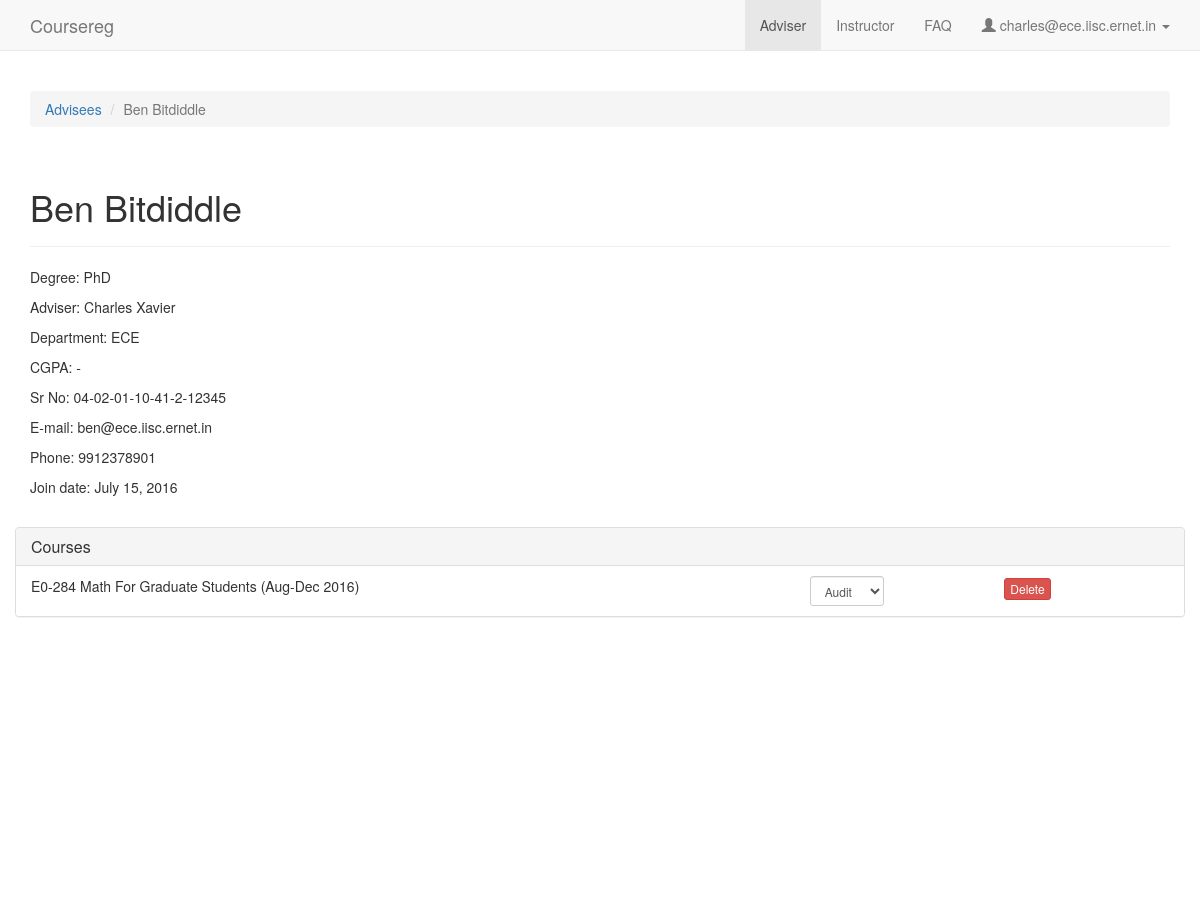
Before: /adviser/3 (signed in) with the older database file.
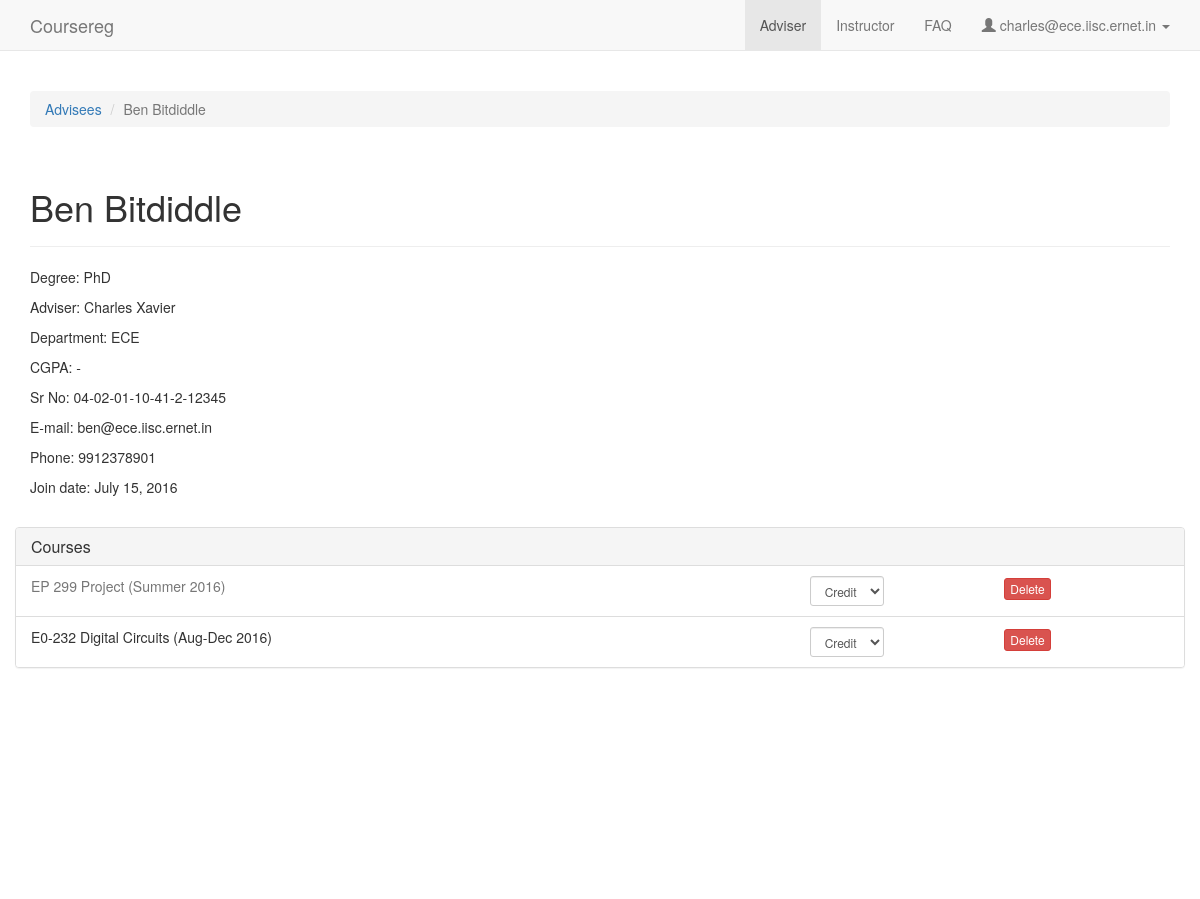
After: the same page with the newer database file.
### coursereg/models.py (models this page shows, shortened)
class User(AbstractBaseUser, PermissionsMixin):
    USER_TYPE_STUDENT = 0
    USER_TYPE_FACULTY = 1
    USER_TYPE_DCC = 2
    USER_TYPE_OTHER = 3
    USER_TYPE_CHOICES = (
        (USER_TYPE_STUDENT, "Student"),
        (USER_TYPE_FACULTY, "Faculty"),
        (USER_TYPE_DCC, "DCC"),
        (USER_TYPE_OTHER, "Other"),
    )
    email = models.EmailField(max_length=254, unique=True)
    full_name = models.CharField(max_length=250)
    user_type = models.IntegerField(default=USER_TYPE_OTHER, choices=USER_TYPE_CHOICES)
    adviser = models.ForeignKey('self', null=True, blank=True, on_delete=models.CASCADE, limit_choices_to={'user_type': USER_TYPE_FACULTY})
    degree = models.ForeignKey(Degree, on_delete=models.CASCADE, null=True, blank=True)
    department = models.ForeignKey(Department, on_delete=models.CASCADE, null=True)
    date_joined = models.DateTimeField(default=timezone.now)
    sr_no = models.CharField(max_length=200, default='-')
    telephone = models.CharField(max_length=100, default='', blank=True)
    is_dcc_review_pending = models.BooleanField(default=False)
    auto_advisee_approve = models.BooleanField(default=False)
    is_staff = models.BooleanField(default=False)
    is_active = models.BooleanField(default=True)
    objects = CustomUserManager()
    USERNAME_FIELD = 'email'
    REQUIRED_FIELDS = []
    def is_adviser_review_pending(self):
        if self.user_type == User.USER_TYPE_STUDENT:
            return Participant.objects.filter(user=self, is_adviser_approved=False).first()
    def cgpa(self):
        if self.user_type == User.USER_TYPE_STUDENT:
            total_credits = 0
            total_grade_points = 0
            for p in Participant.objects.filter(user=self, is_credit=True).exclude(is_drop=False).exclude(should_count_towards_cgpa=False):
                if p.course.should_count_towards_cgpa and p.grade and p.grade.should_count_towards_cgpa:
                    total_credits += p.course.credits
                    total_grade_points += p.grade.points * p.course.credits
            if total_credits > 0:
                return "%.1f" % (total_grade_points * 1.0 / total_credits)
        return '-'

class Degree(models.Model):
    name = models.CharField(max_length=100)
    is_active = models.BooleanField(default=True)
    def __unicode__(self):
        return self.name

class Department(models.Model):
    name = models.CharField(max_length=100)
    abbreviation = models.CharField(max_length=100, default='-')
    is_active = models.BooleanField(default=True)
    def __unicode__(self):
        return self.abbreviation

class Participant(models.Model):
    PARTICIPANT_STUDENT = 0
    PARTICIPANT_INSTRUCTOR = 1
    PARTICIPANT_TA = 2
    PARTICIPANT_CHOICES = (
        (PARTICIPANT_STUDENT, 'Student'),
        (PARTICIPANT_INSTRUCTOR, 'Instructor'),
        (PARTICIPANT_TA, 'TA'),
    )
    user = models.ForeignKey('User', on_delete=models.CASCADE)
    course = models.ForeignKey('Course', on_delete=models.CASCADE)
    participant_type = models.IntegerField(default=PARTICIPANT_INSTRUCTOR, choices=PARTICIPANT_CHOICES)
    is_credit = models.BooleanField(default=True)
    is_drop = models.BooleanField(default=False)
    is_drop_mentioned = models.BooleanField(default=False)
    grade = models.ForeignKey('Grade', on_delete=models.CASCADE, blank=True, default=get_default_grade)
    is_adviser_approved = models.BooleanField(default=False)
    is_instructor_approved = models.BooleanField(default=False)
    should_count_towards_cgpa = models.BooleanField(default=True)

class Course(models.Model):
    num = models.CharField(max_length=100)
    title = models.CharField(max_length=200)
    department = models.ForeignKey(Department, on_delete=models.CASCADE)
    term = models.ForeignKey(Term, default=get_recent_term)
    year = models.CharField(max_length=4, default=get_recent_year)
    num_credits = models.IntegerField(default=3, verbose_name="Number of credits")
    credit_label = models.CharField(max_length=100, default='', verbose_name="Credit split (ex: 3:0)", blank=True)
    should_count_towards_cgpa = models.BooleanField(default=True)
    auto_adviser_approve = models.BooleanField(default=False)
    auto_instructor_approve = models.BooleanField(default=False)
    last_reg_date = models.DateTimeField(verbose_name="Last registration date", default=get_recent_last_reg_date)
    last_adviser_approval_date = models.DateTimeField(verbose_name="Last adviser approval date", default=get_recent_last_adviser_approval_date)
    last_instructor_approval_date = models.DateTimeField(verbose_name="Last instructor approval date", default=get_recent_last_instructor_approval_date)
    last_conversion_date = models.DateTimeField(verbose_name="Last credit/audit conversion date", default=get_recent_last_conversion_date)
    last_drop_date = models.DateTimeField(verbose_name="Last drop date", default=get_recent_last_drop_date)
    last_drop_with_mention_date = models.DateTimeField(verbose_name="Last drop with mention date", default=get_recent_last_drop_with_mention_date)
    last_grade_date = models.DateTimeField(verbose_name="Last grade date", default=get_recent_last_grade_date)
    created_at = models.DateTimeField(auto_now_add=True)
    updated_at = models.DateTimeField(auto_now=True)
    def is_last_adviser_approval_date_passed(self):
        return timezone.now() > self.last_adviser_approval_date
    def is_last_conversion_date_passed(self):
        return timezone.now() > self.last_conversion_date
    def __unicode__(self):
        return self.num + ' ' + self.title + ' (%s %s)' % (self.term, self.year)

class Term(models.Model):
    name = models.CharField(max_length=100)
    is_active = models.BooleanField(default=True)
    default_last_reg_date = models.DateTimeField(verbose_name="Deafult last registration date", help_text="Note: Year field is ignored", default=timezone.now)
    default_last_adviser_approval_date = models.DateTimeField(verbose_name="Deafult last adviser approval date", help_text="Note: Year field is ignored", default=timezone.now)
    default_last_instructor_approval_date = models.DateTimeField(verbose_name="Deafult last instructor approval date", help_text="Note: Year field is ignored", default=timezone.now)
    default_last_conversion_date = models.DateTimeField(verbose_name="Deafult last credit/audit conversion date", help_text="Note: Year field is ignored", default=timezone.now)
    default_last_drop_date = models.DateTimeField(verbose_name="Deafult last drop date", help_text="Note: Year field is ignored", default=timezone.now)
    default_last_drop_with_mention_date = models.DateTimeField(verbose_name="Deafult last drop with mention date", help_text="Note: Year field is ignored", default=timezone.now)
    default_last_grade_date = models.DateTimeField(verbose_name="Deafult last grade date", help_text="Note: Year field is ignored", default=timezone.now)
    def __unicode__(self):
        return self.name

### coursereg/views/adviser.py (the view)
# urls.py: url(r'^instructor/([0-9]+)$', views.instructor.detail, name='instructor_detail'),
@login_required
def detail(request, student_id):
    student = models.User.objects.get(id=student_id)
    if not request.user == student.adviser:
        raise PermissionDenied
    context = {
        'user_type': 'faculty',
        'nav_active': 'adviser',
        'user_email': request.user.email,
        'student': student,
        'can_adviser_add_courses_for_students': models.Config.can_adviser_add_courses_for_students(),
        'notifications': [(n.created_at, models.Notification.ORIGIN_CHOICES[n.origin][1], n.message)
            for n in models.Notification.objects.filter(user=student, is_adviser_acknowledged=False).order_by('-created_at')],
        'participants': [(p, get_desc(p)) for p in models.Participant.objects.filter(user=student).order_by('-course__last_reg_date')],
        'courses': models.Course.objects.filter(last_adviser_approval_date__gte=timezone.now(),
                                                last_adviser_approval_date__lte=timezone.now()+timedelta(days=100))
    }
    return render(request, 'coursereg/adviser_detail.html', context)

### coursereg/templates/coursereg/adviser_detail.html (shortened to what this page needs)
{% extends "coursereg/base.html" %}
{% block body %}
{% include "coursereg/nav.html" %}
<div class="container" id="maincontainer">
    <div class="row top-buffer-1">
        <div class="col-md-12">
            <ol class="breadcrumb">
                <li class="breadcrumb-item"><a href="{% url 'coursereg:adviser' %}">Advisees</a></li>
                <li class="breadcrumb-item active">{{ student.full_name }}</li>
            </ol>
        </div>
    </div>
    <div class="row">
        <div class="col-md-12">
            <div class="page-header">
                <h1>{{ student.full_name }}</h1>
            </div>
            <p>Degree: {{ student.degree }}</p>
            <p>Adviser: {{ student.adviser.full_name }}</p>
            <p>Department: {{ student.department }}</p>
            <p>CGPA: {{ student.cgpa }}</p>
            <p>Sr No: {{ student.sr_no }}</p>
            <p>E-mail: {{ student.email }}</p>
            <p>Phone: {{ student.telephone }}</p>
            <p>Join date: {{ student.date_joined|date:'N j, Y' }}</p>
        </div>
    </div>
    {% if participants %}
    <div class="row top-buffer-1">
        <div class="panel panel-default">
            <div class="panel-heading">
                <h3 class="panel-title">Courses</h3>
            </div>
            <ul class="list-group">
                {% for participant, desc in participants %}
                <li class="list-group-item">
                    <div class="row">
                        <div class="col-md-12 col-xs-12">
                            <div class="row">
                                <div class="col-md-4 col-xs-12">
                                    {% if participant.should_count_towards_cgpa %}
                                    <p>
                                    {% else %}
                                    <p class="text-muted">
                                    {% endif %}
                                        {{ participant.course }}
                                    </p>
                                </div>
                                <div class="col-md-4 col-xs-12">
                                </div>
                                <div class="col-md-2 col-xs-12">
                                    <form class="form-inline" action="{% url 'coursereg:participants_update' participant.id %}" method="post">
                                        <div class="form-group">
                                            {% if participant.course.is_drop_date_passed %}
                                            <select class="form-control input-sm" name="state" onchange="this.form.submit()" disabled>
                                                {% if participant.is_drop %}
                                                <option value="drop" selected>Drop</option>
                                                {% elif participant.is_credit %}
                                                <option value="credit" selected>Credit</option>
                                                {% else %}
                                                <option value="audit" selected>Audit</option>
                                                {% endif %}
                                            </select>
                                            {% else %}
                                            <select class="form-control input-sm" name="state" onchange="this.form.submit()">
                                                {% if participant.is_drop %}
                                                <option value="credit">Credit</option>
                                                <option value="audit">Audit</option>
                                                <option value="drop" selected>Drop</option>
                                                {% elif participant.is_credit %}
                                                <option value="credit" selected>Credit</option>
                                                {% else %}
                                                <option value="audit" selected>Audit</option>
                                                {% endif %}
                                            </select>
                                            {% endif %}
                                        </div>
                                    </form>
                                </div>
                                <div class="col-md-2 col-xs-12">
                                    {% if not participant.course.is_last_adviser_approval_date_passed or not participant.is_instructor_approved %}
                                    <form action="{% url 'coursereg:participants_update' participant.id %}" method="post">
                                        {% if not participant.is_adviser_approved and not participant.course.is_last_adviser_approval_date_passed %}
                                        <button type="submit" class="btn btn-xs btn-success" name="action" value="approve">Approve</button>
                                        <button type="submit" class="btn btn-xs btn-danger" name="action" value="delete" style="margin-left: 20px;">Delete</button>
                                        {% else %}
                                        <button type="submit" class="btn btn-xs btn-danger" name="action" value="delete">Delete</button>
                                        {% endif %}
                                    </form>
                                    {% endif %}
                                </div>
                            </div>
                        </div>
                    </div>
                </li>
                {% endfor %}
            </ul>
        </div>
    </div>
    <div class="row">
        <div class="col-md-4">
        </div>
    </div>
    {% endif %}
</div>
{% endblock %}
{% block script %}
{% load staticfiles %}
<link href="{% static 'coursereg/css/select2.min.css' %}" rel="stylesheet">
{% endblock %}

### coursereg/templates/coursereg/base.html (shortened to what this page needs)
<!DOCTYPE html>
<html lang="en">
    <head>
        {% load staticfiles %}
        <link href="{% static 'coursereg/css/bootstrap.min.css' %}" rel="stylesheet">
        <link href="{% static 'coursereg/css/coursereg.css' %}" rel="stylesheet">
    </head>
    <body>
        {% block body %}
        {% endblock %}
        {% block script %}
        {% endblock %}
    </body>
</html>

### coursereg/templates/coursereg/nav.html (shortened to what this page needs)
<nav class="navbar navbar-default navbar-static-top">
    <div class="container">
        <div class="navbar-header">
            <a class="navbar-brand" href="{% url 'coursereg:index' %}">Coursereg</a>
        </div>
        <div id="navbar" class="navbar-collapse collapse">
            <ul class="nav navbar-nav navbar-right">
                {% if user_type == 'faculty' %}
                    {% if nav_active == 'adviser' %}
                    <li class="active"><a href="{% url 'coursereg:adviser' %}">Adviser</a></li>
                    {% else %}
                    <li><a href="{% url 'coursereg:adviser' %}">Adviser</a></li>
                    {% endif %}
                    {% if nav_active == 'instructor' %}
                    <li class="active"><a href="{% url 'coursereg:instructor' %}">Instructor</a></li>
                    {% else %}
                    <li><a href="{% url 'coursereg:instructor' %}">Instructor</a></li>
                    {% endif %}
                {% endif %}
                {% if nav_active == 'faq' %}
                <li class="active"><a href="{% url 'coursereg:faq' %}">FAQ</a></li>
                {% else %}
                <li><a href="{% url 'coursereg:faq' %}">FAQ</a></li>
                {% endif %}
                <li class="dropdown">
                    <a href="#" class="dropdown-toggle" data-toggle="dropdown" role="button" aria-haspopup="true" aria-expanded="false">
                        <span class="glyphicon glyphicon-user" aria-hidden="true"></span>
                        {{ user_email }}
                        <span class="caret"></span>
                    </a>
                </li>
            </ul>
        </div>
    </div>
</nav>

Changed rows visible on the page:
removed Participant: course "E0-284 Math For Graduate Students (Aug-Dec 2016)", state "Audit", is_adviser_approved "Delete"
added Participant: course "EP 299 Project (Summer 2016)", state "Credit", is_adviser_approved "Delete"
added Participant: course "E0-232 Digital Circuits (Aug-Dec 2016)", state "Credit", is_adviser_approved "Delete"
